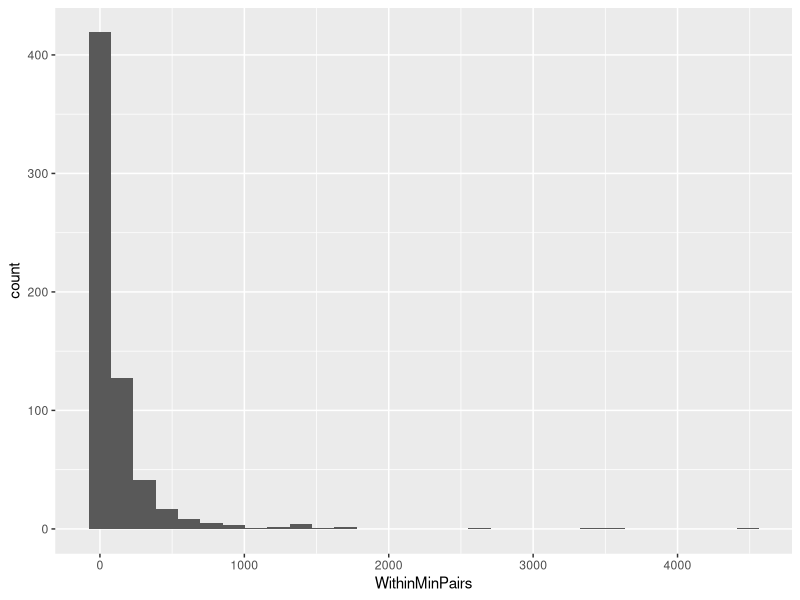
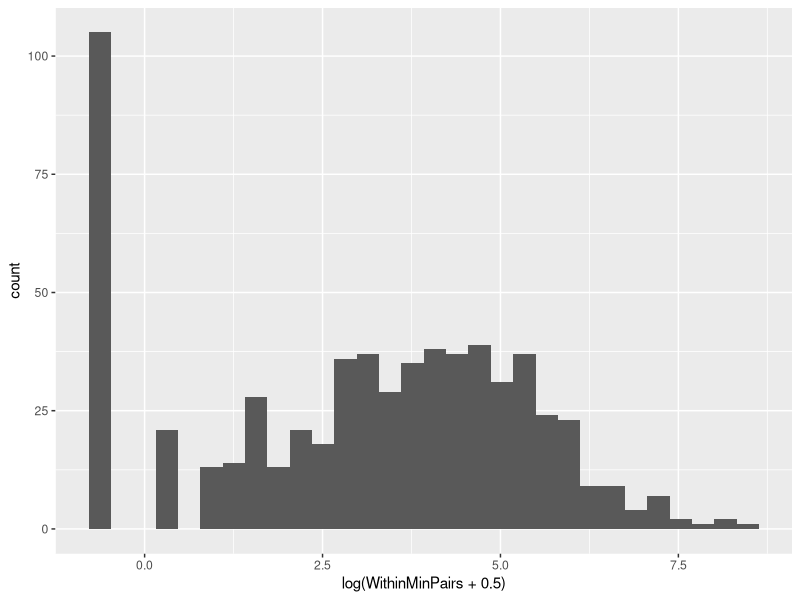
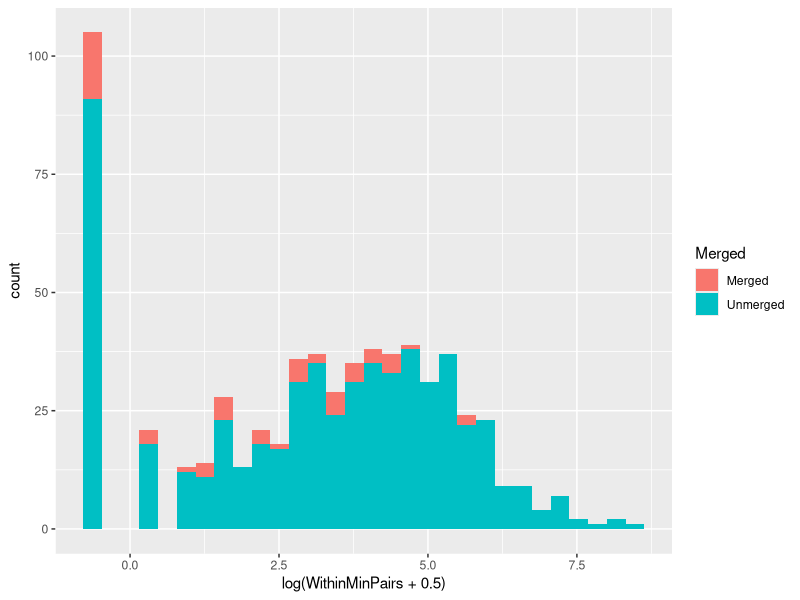
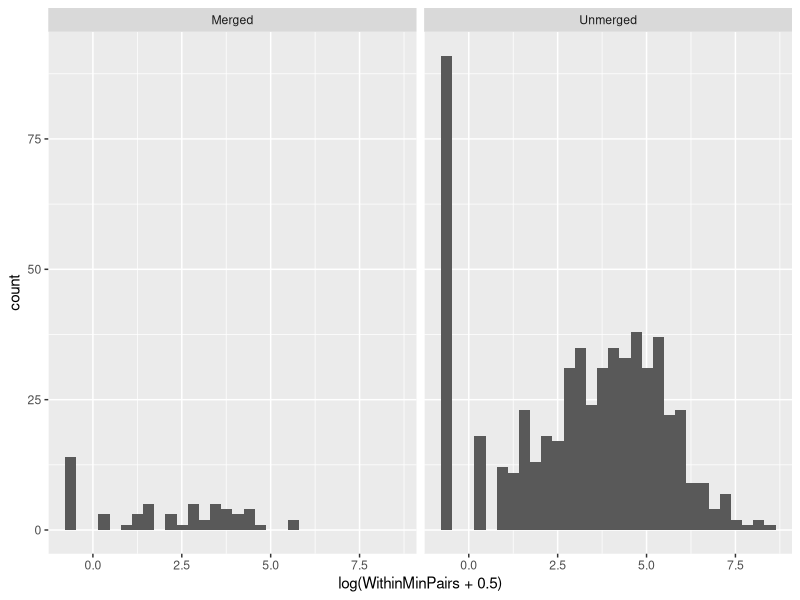
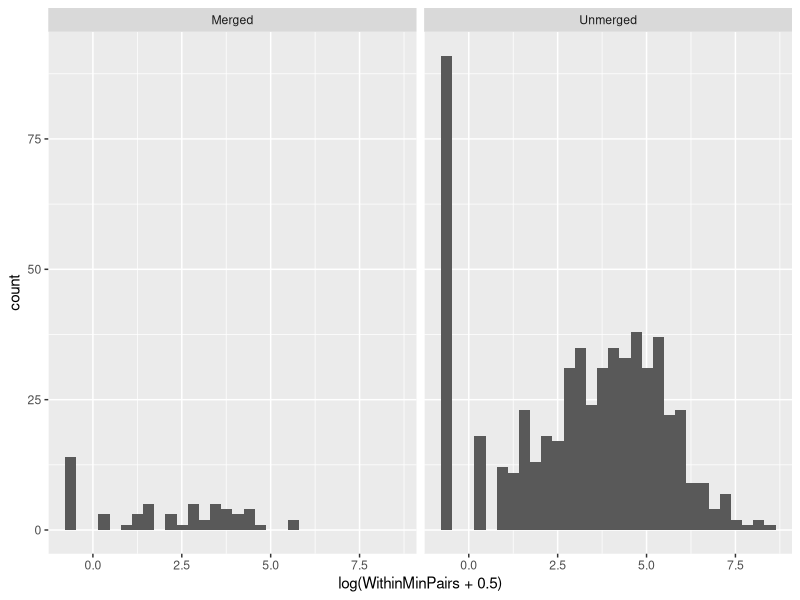
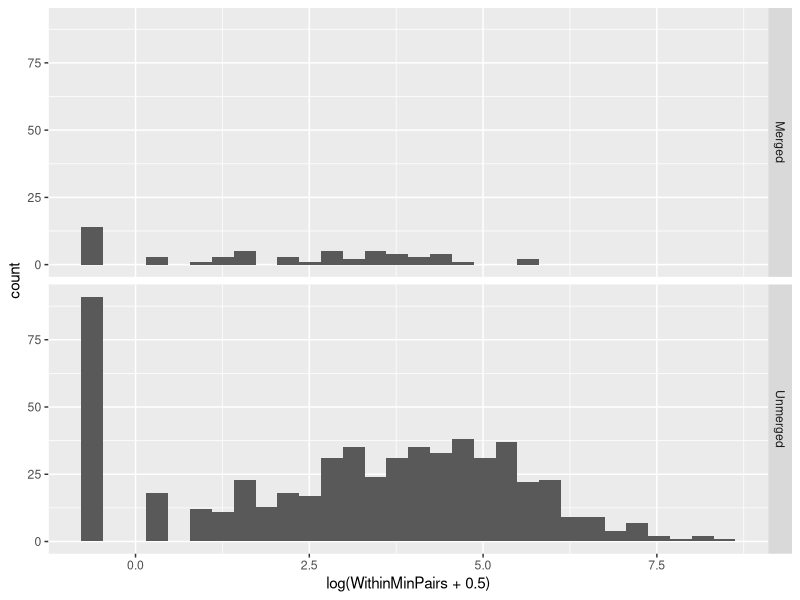
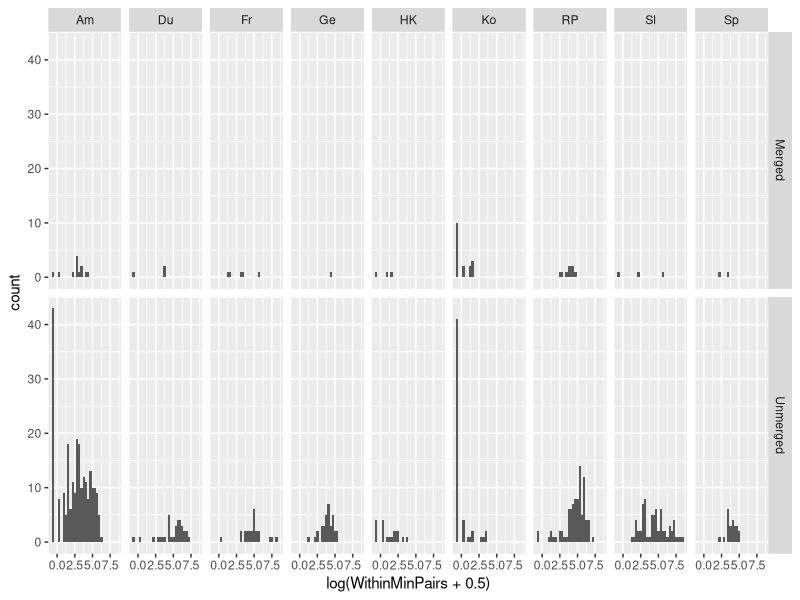
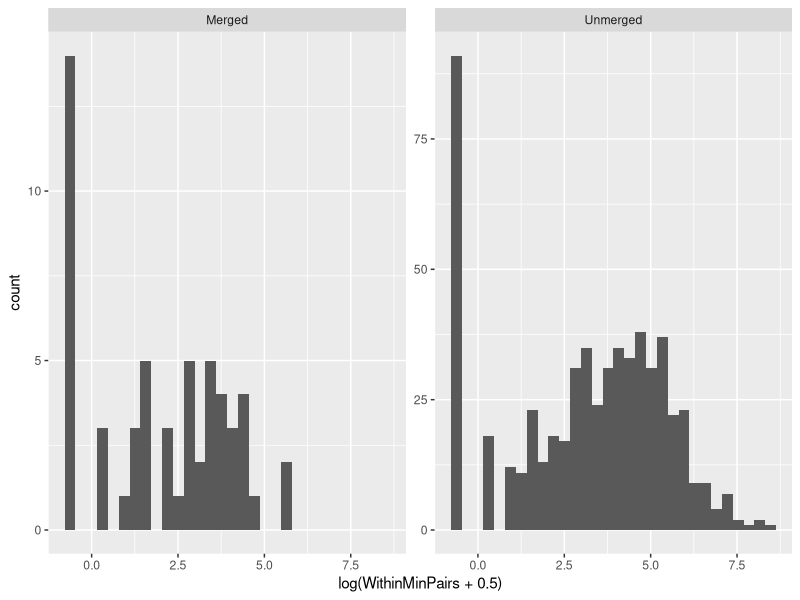

The R source for these figures, in order:
## ---- chunk 1
library(ggplot2)
library(dplyr)
mp <- read.csv("../scottdata/CognitionPaperFinalData.csv")
## ---- chunk 2
ggplot(mp, aes(WithinMinPairs)) + geom_histogram()

ggplot(mp, aes(log(WithinMinPairs + 0.5))) + geom_histogram()

## ---- chunk 3
ggplot(mp, aes(log(WithinMinPairs + 0.5))) + geom_histogram(aes(fill = Merged))
ggplot(mp, aes(log(WithinMinPairs + 0.5))) + geom_histogram() + facet_wrap(~ Merged)
ggplot(mp, aes(log(WithinMinPairs + 0.5))) + geom_histogram() + facet_grid(. ~ Merged)
ggplot(mp, aes(log(WithinMinPairs + 0.5))) + geom_histogram() + facet_grid(Merged ~ .)
ggplot(mp, aes(log(WithinMinPairs + 0.5))) + geom_histogram() + facet_grid(Merged ~ Corpus)

ggplot(mp, aes(log(WithinMinPairs + 0.5))) + geom_histogram() + facet_wrap(~ Merged, scales = "free_y")

## ---- chunk 4
scatter1 <- ggplot(mp, aes(WithinMinPairs, BetweenMinPairs)) + geom_point()
scatter1
scatter1 + geom_smooth()
scatter1 + geom_smooth(method = "lm") + geom_smooth()

## ---- chunk 5
scatter2 <- ggplot(mp, aes(WithinMinPairs, BetweenMinPairs)) + geom_point(aes(color = Merged))
scatter2
scatter2 + facet_wrap(~ Merged)
scatter3 <- ggplot(mp, aes(WithinMinPairs, BetweenMinPairs)) + geom_point(aes(color = Corpus))
scatter3
scatter3 + facet_wrap(~ Corpus)
## ---- chunk 6
scatter4 <- ggplot(mp, aes(WithinMinPairs, BetweenMinPairs)) + geom_text(aes(color = Merged, label = Merged))
scatter4
scatter4 + facet_wrap(~ Corpus)
mp$Merged <- factor(mp$Merged, levels = c("Unmerged", "Merged"))
scatter4 + facet_wrap(~ Corpus)
scatter4 <- ggplot(mp, aes(WithinMinPairs, BetweenMinPairs)) + geom_text(aes(color = Corpus, label = Corpus))
scatter4
ggplot(mp, aes(WithinMinPairs, BetweenMinPairs)) + geom_text(aes(color = Corpus, label = Corpus)) + geom_point(size = 2)

## ---- chunk 7
mp.agg1 <- group_by(mp, Corpus) %>% summarize(meanWMP = mean(WithinMinPairs))
mp.agg1
ggplot(mp.agg1, aes(x = Corpus, y = meanWMP)) + geom_bar(stat = "identity")
## ---- chunk 8
mp.agg2 <- group_by(mp, Corpus, Merged) %>% summarize(meanWMP = mean(WithinMinPairs), meanBMP = mean(BetweenMinPairs))
mp.agg2
ggplot(mp.agg2, aes(Corpus, meanWMP)) + geom_bar(stat = "identity", aes(fill = Merged))
ggplot(mp.agg2, aes(Corpus, meanWMP)) + geom_bar(stat = "identity", fill = "red")
mp.bars2 <- ggplot(mp.agg2, aes(Corpus, meanWMP)) + geom_bar(stat = "identity", aes(fill = Merged), position = "dodge")
mp.bars2 <- ggplot(mp.agg2, aes(Corpus, meanWMP)) + geom_bar(stat = "identity", aes(fill = Merged), position = "dodge")
mp.bars2
mp.bars2 + facet_wrap(~ Corpus)
mp.bars2 + facet_wrap(~ Corpus, scales = "free_y")
mp.bars2 + facet_wrap(~ Corpus, scales = "free")

